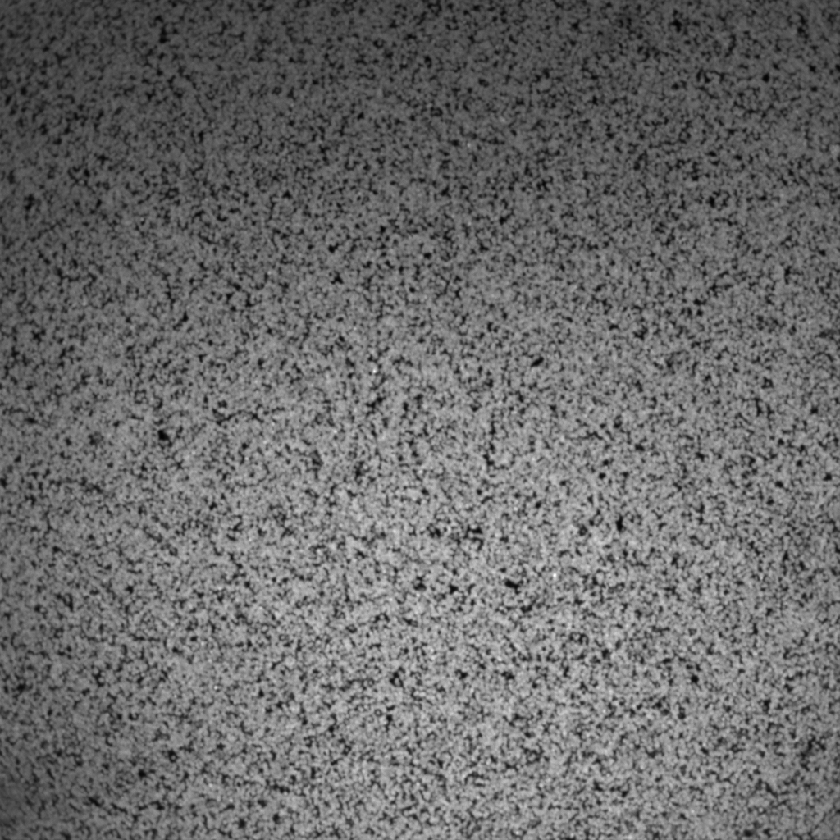
%> input picture TaqIEvaluation_Fig.S1/beforeCleavage.tif, 840 x 840 px, shrunk from 1024 x 1024 before the run
$ octave intensityMeasure.m   (GNU Octave 9; MATLAB toolbox functions it lacks are replaced by stand-ins)
%> lines starting %> are read from the running program, lines starting %| are printed output that depends on the picture
#whole image analysis
probeCon = im2double(imread('./beforeCleavage.tif'));
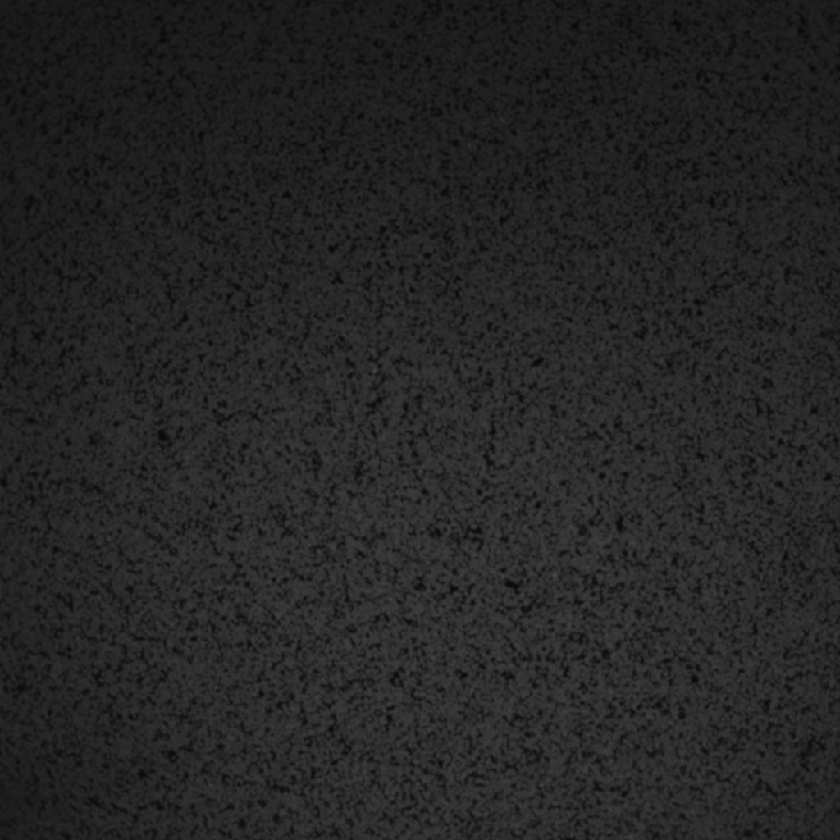
%> probeCon: size 840x840 double; min 0.0349, max 0.3, mean 0.147

probeTaqI =  im2double(imread('./afterCleavage.tif'));
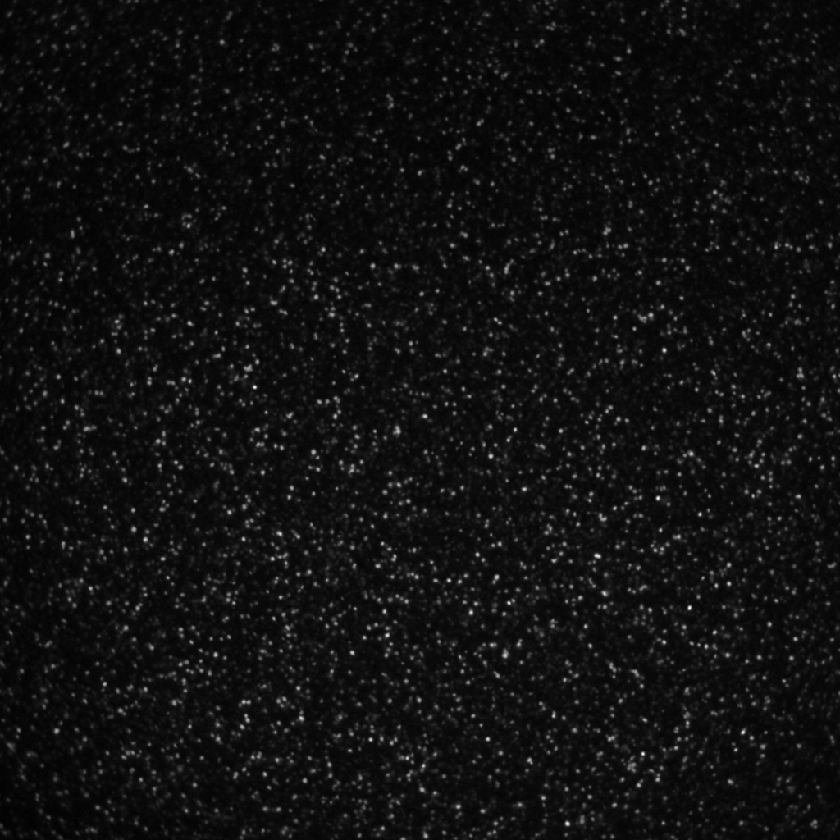
%> input picture TaqIEvaluation_Fig.S1/afterCleavage.tif, 840 x 840 px, shrunk from 1024 x 1024 before the run
%> probeTaqI: size 840x840 double; min 0.00896, max 0.131, mean 0.0172

csvwrite('probeTaqI.csv',probeTaqI(:));
csvwrite('probeCon.csv',probeCon(:));
